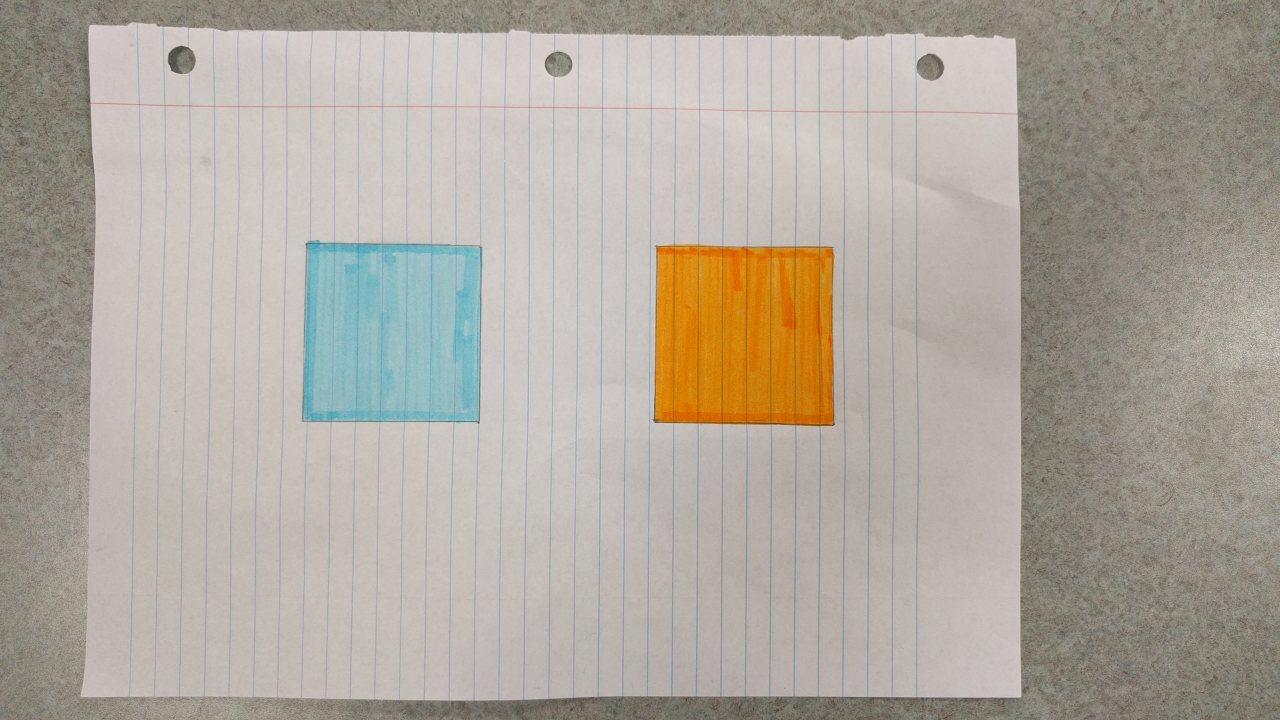
#> input picture HackUMBC2016/images/1ft.jpg, 3840 x 2160 px (shown at 1/3 size)
$ python distance_test.py   (older library calls are emulated)
#> lines starting #> are read from the running program, lines starting #| are printed output that depends on the picture; after the words box and inside, x2 and y2 are one past the last pixel; in counts of white or black regions, pixels touching at a corner belong together
#special thanks to http://www.pyimagesearch.com/2015/01/19/find-distance-camera-objectmarker-using-python-opencv/

# This is for christian, who's environment is fked
import sys
sys.path.append('/usr/local/lib/python2.7/site-packages')

# import the necessary packages
import numpy as np
import cv2

def find_marker(image):
    # convert the image to grayscale, blur it, and detect edges
    # gray = cv2.cvtColor(image, cv2.COLOR_BGR2GRAY)
    gray = cv2.GaussianBlur(image, (5, 5), 0)
    edged = cv2.Canny(gray, 35, 125)
    #cv2.imshow("image1", edged)

    # find the contours in the edged image and keep the largest one;
    # we'll assume that this is our piece of paper in the image
    (cnts, _) = cv2.findContours(edged.copy(), cv2.RETR_LIST, cv2.CHAIN_APPROX_SIMPLE)
    c = max(cnts, key = cv2.contourArea)

    # compute the bounding box of the of the paper region and return it
    return cv2.minAreaRect(c)

def distance_to_camera(knownWidth, focalLength, perWidth):
    # compute and return the distance from the maker to the camera
    return (knownWidth * focalLength) / perWidth

# initialize the known distance from the camera to the object, which
# in this case is 24 inches
KNOWN_DISTANCE = 12.0

# initialize the known object width, which in this case, the piece of
# paper is 11 inches wide
KNOWN_WIDTH = 2.0

# initialize the list of images that we'll be using
IMAGE_PATHS = ["images/1ft.jpg", "images/2ft.jpg", "images/3ft.jpg"]

# load the furst image that contains an object that is KNOWN TO BE 2 feet
# from our camera, then find the paper marker in the image, and initialize
# the focal length
image = cv2.imread(IMAGE_PATHS[0])
#> image is the input picture: shape (2160, 3840, 3); mean B, G, R 158.7, 168.8, 175.6
# [9 lines of commented-out code are left out]
scale_red = 50
scale_blue = 5
scale_green = 25
BINARY_THRESHOLDS = np.array([[5-scale_blue,120-scale_green,220-scale_red], [5+scale_blue,120+scale_green,220+scale_red]])

image = cv2.GaussianBlur(image, (5, 5), 0)
image = cv2.inRange(image, *BINARY_THRESHOLDS)
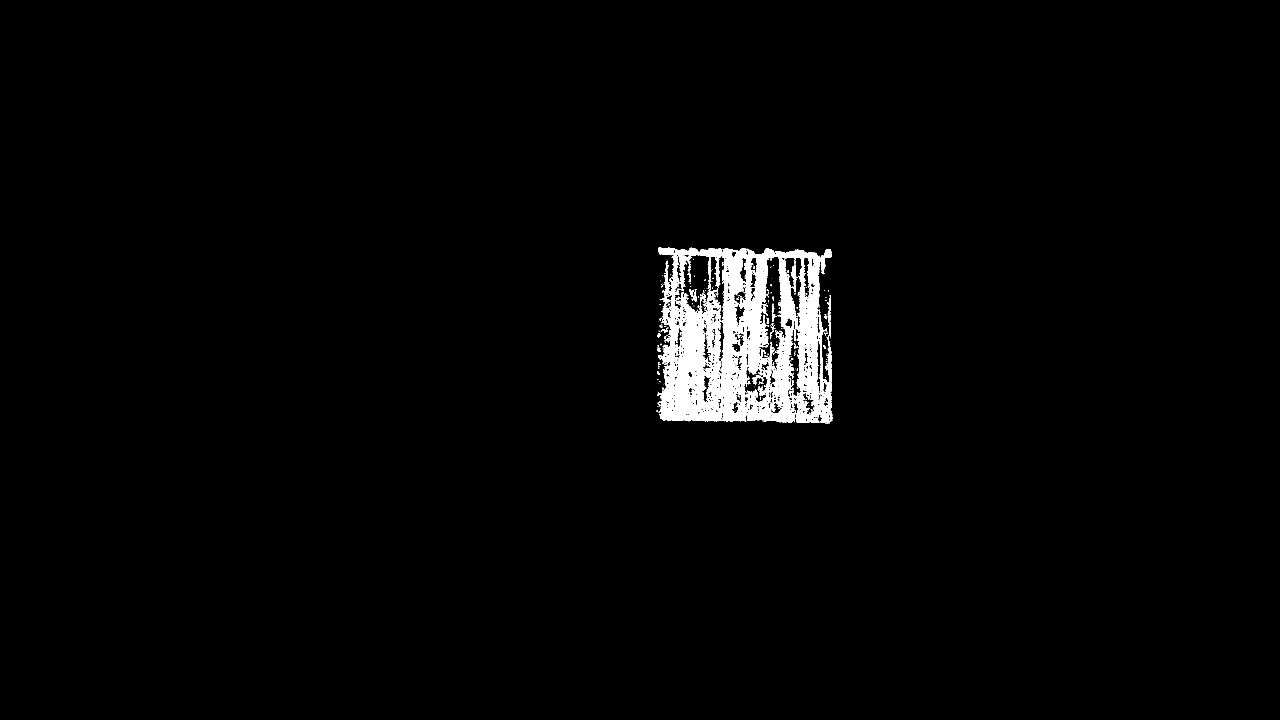
#> image: shape (2160, 3840) (shown at 1/3 size); 2% white; 305 white regions (249 under 20 px), largest, box (x1, y1, x2, y2) and area: (1973, 743, 2497, 1270) 162577, (2372, 793, 2393, 876) 590, (2067, 867, 2089, 906) 402

marker = find_marker(image)
#> in find_marker, `edged = cv2.Canny(gray, 35, 125)`:
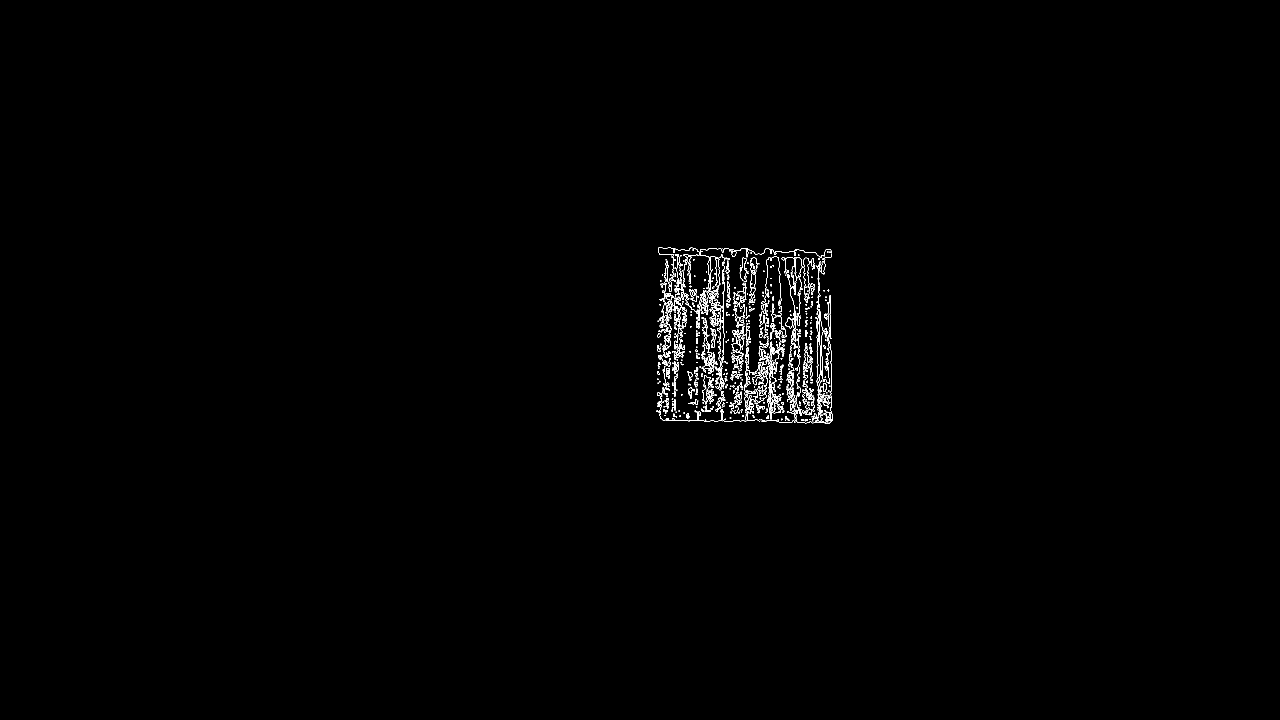
#> edged: shape (2160, 3840) (shown at 1/3 size); 0.43% white in thin lines or dots, all inside (x1, y1, x2, y2) = (1969, 742, 2497, 1271)
#> in find_marker, `(cnts, _) = cv2.findContours(edged.copy(), cv2.RETR_LIST, cv2.CHAIN_AP..`: cnts = 1758 contours, 1379 with area under 20; largest, box (x1, y1, x2, y2) and area: (2201, 857, 2239, 983) 2056, (2201, 861, 2239, 983) 1936, (2448, 927, 2490, 1181) 1426, (2450, 1006, 2463, 1180) 1256, (2023, 769, 2169, 1041) 1022
#> in find_marker, `c = max(cnts, key = cv2.contourArea)`: c = contour of 202 points, box (x1, y1, x2, y2) (2201, 857, 2239, 983), area 2056
#> marker = ((2219.5, 919.5), (125, 37), -90)
focalLength = (marker[1][0] * KNOWN_DISTANCE) / KNOWN_WIDTH
#> focalLength = 750

# loop over the images
cam = cv2.VideoCapture(0)
while cam.isOpened():
    # load the image, find the marker in the image, then compute the
    # distance to the marker from the camera
    ret_val, image = cam.read();
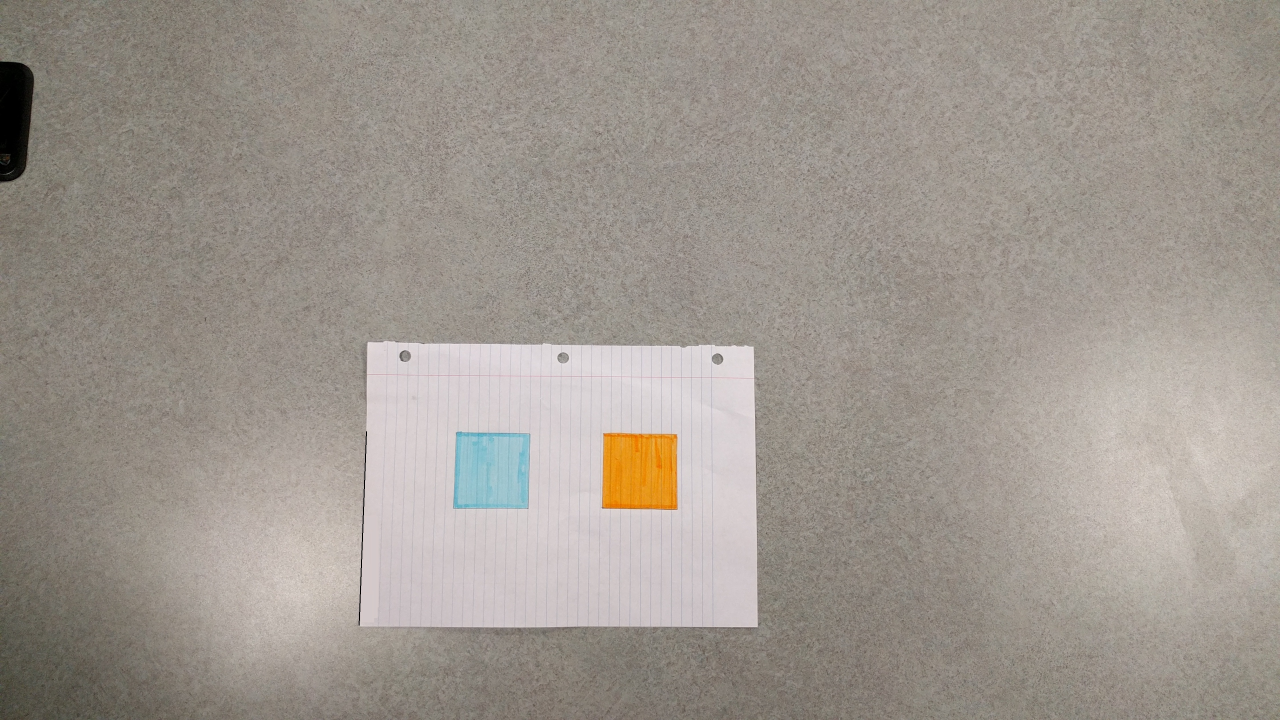
#> input picture HackUMBC2016/images/2ft_updated.jpg, 3840 x 2160 px, given in place of the camera (shown at 1/3 size)
#> image is the input picture: shape (2160, 3840, 3); mean B, G, R 143.8, 151.6, 159
    image = cv2.flip(image, 1)
    # cv2.imshow("image", image)
    # image = cv2.resize(image, (0,0), fx=0.2, fy=0.2)

    edited = cv2.GaussianBlur(image, (5, 5), 0)
    # edited = cv2.inRange(edited, *BINARY_THRESHOLDS)

    edited_small = cv2.resize(edited, (0,0), fx=0.3, fy=0.3)
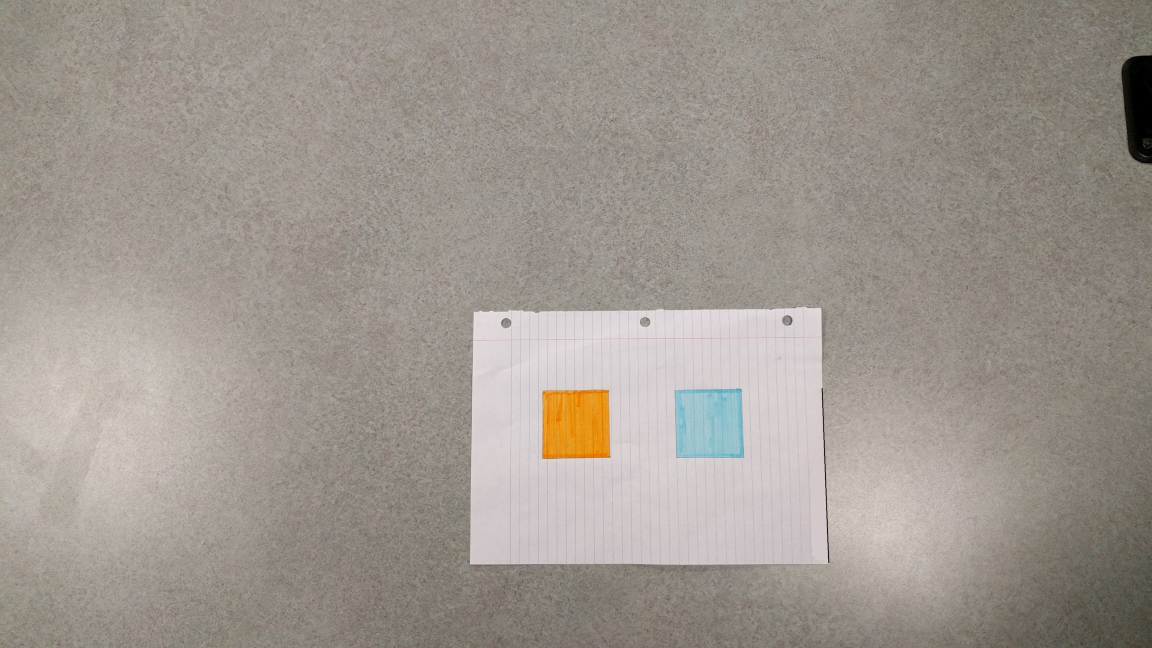
#> edited_small: shape (648, 1152, 3); mean B, G, R 143.8, 151.5, 159
    cv2.imshow("canny", edited_small)

    marker = find_marker(edited)
#> in find_marker (call 2), `edged = cv2.Canny(gray, 35, 125)`:
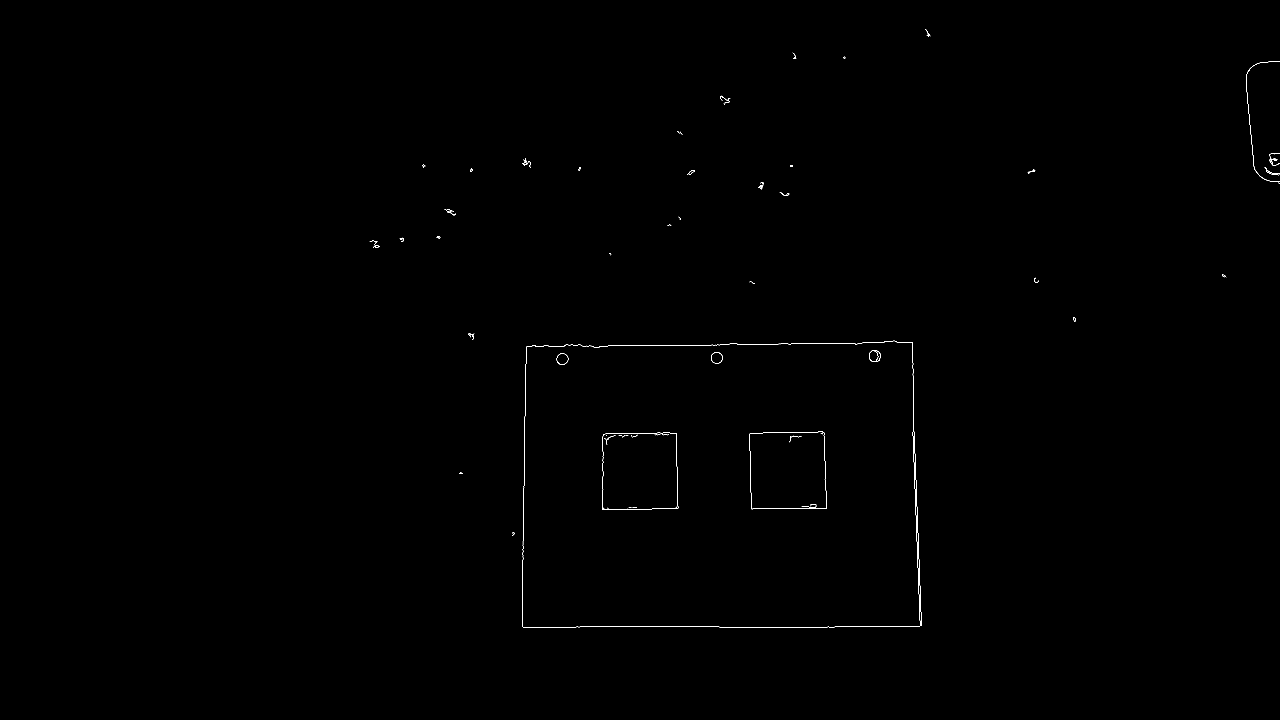
#> edged: shape (2160, 3840) (shown at 1/3 size); 0.11% white in thin lines or dots, all inside (x1, y1, x2, y2) = (1109, 88, 3840, 1883)
#> in find_marker (call 2), `(cnts, _) = cv2.findContours(edged.copy(), cv2.RETR_LIST, cv2.CHAIN_AP..`: cnts = 73 contours, 50 with area under 20; largest, box (x1, y1, x2, y2) and area: (1807, 1298, 2036, 1530) 50554, (1807, 1298, 2035, 1530) 50548, (1742, 1022, 2765, 1878) 2348, (2738, 1293, 2765, 1877) 2318, (2607, 1050, 2642, 1086) 955
#> in find_marker (call 2), `c = max(cnts, key = cv2.contourArea)`: c = contour of 105 points, box (x1, y1, x2, y2) (1807, 1298, 2036, 1530), area 50554
#> marker = ((1918.8, 1413.4), (228.1, 228.7), -1.1)
    inches = distance_to_camera(KNOWN_WIDTH, focalLength, marker[1][0])
#> inches = 6.58

    # draw a bounding box around the image and display it
    box = np.int0(cv2.cv.BoxPoints(marker))
#> box = [[1807, 1529], [1802, 1301], [2030, 1296], [2035, 1525]]
    cv2.drawContours(image, [box], -1, (0, 255, 0), 2)
    cv2.putText(image, "%.2fft" % (inches / 12),
                (image.shape[1] - 200, image.shape[0] - 20), cv2.FONT_HERSHEY_SIMPLEX,
                2.0, (0, 255, 0), 3)

    # image = cv2.resize(image, (0,0), fx=0.3, fy=0.3)
    cv2.namedWindow("image", 0)
    cv2.imshow("image", image)
    cv2.resizeWindow("image", 1920, 1080)
    cv2.waitKey(30)
